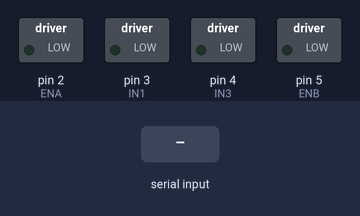
Recording of a sketch running on a simulated Arduino Uno, built with avr-gcc and run on an emulated ATmega328P. On the bench: switched loads named in the sketch (green lamp = pin HIGH). Inputs (shaded band) come from the test bench.

Above: at 1.2 s.
1.3 s: "F" received over the second serial link
At 2.4 s:
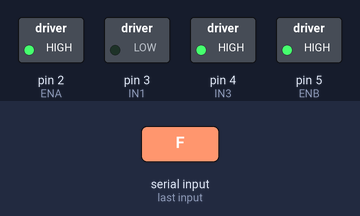
2.8 s: "B" received over the second serial link
At 3.5 s:
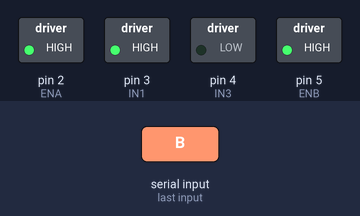
4.3 s: "L" received over the second serial link
At 4.7 s:
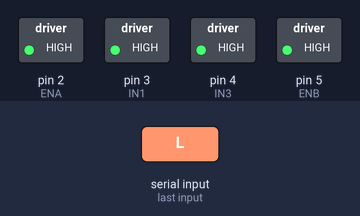
5.8 s: "R" received over the second serial link
At 7.0 s:
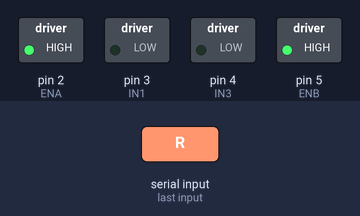
7.3 s: "S" received over the second serial link
At 8.2 s:
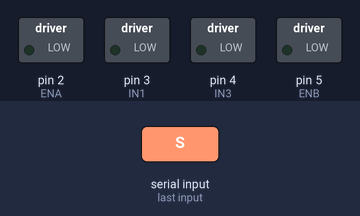
Timing chart, 0 to 9.8 s (numbered marks = the images above; inputs shaded):
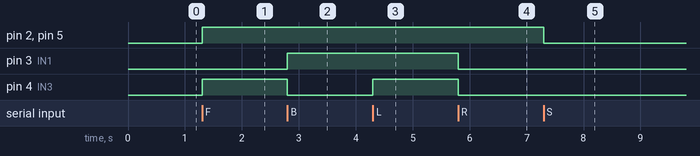

The sketch:

bt.ino
```cpp
#include <SoftwareSerial.h>
SoftwareSerial BT(0,1); // RX, TX recorder que se cruzan
// Motor 1
int ENA = 2;
int IN1 = 3;
//int IN2 = 4;
// Motor 2
int ENB = 5;
int IN3 = 4;
//int IN4 = 3;

void setup() {
 Serial.begin(9600);
 BT.begin(9600);
 pinMode (ENA, OUTPUT);
 pinMode (ENB, OUTPUT);
 pinMode (IN1, OUTPUT);
 //pinMode (IN2, OUTPUT);
 pinMode (IN3, OUTPUT);
 //pinMode (IN4, OUTPUT);
}
void loop() {
  if (BT.available()){
    char dato=BT.read();


    switch(dato){
      case 'F':
        Adelante();
        break;
      case 'B':
        Atras();
        break;
      case 'L':
        Derecha();
        break;
      case 'R':
        Izquierda();
        break;
      case 'S':
        Parar();
        break;
    }
  }
}
void Adelante (){
 //Dirección motor A
 digitalWrite (IN1, LOW);
 //digitalWrite (IN2, HIGH);
 analogWrite (ENA, 255); //Velocidad motor A
 //Dirección motor B
 digitalWrite (IN3, HIGH);
 //digitalWrite (IN4, LOW);
 analogWrite (ENB, 255); //Velocidad motor B
}
void Derecha (){
 //Dirección motor A
 digitalWrite (IN1, HIGH);
 //digitalWrite (IN2, LOW);
 analogWrite (ENA, 255); //Velocidad motor A
 //Dirección motor B
 digitalWrite (IN3, HIGH);
 //digitalWrite (IN4, LOW);
 analogWrite (ENB, 255); //Velocidad motor A
}
void Izquierda (){
 //Dirección motor A
 digitalWrite (IN1, LOW);
 //digitalWrite (IN2, HIGH);
 analogWrite (ENA, 255); //Velocidad motor A
 //Dirección motor B
 digitalWrite (IN3, LOW);
 //digitalWrite (IN4, HIGH);
 analogWrite (ENB, 255); //Velocidad motor A
}
void Atras (){
 //Dirección motor A
 digitalWrite (IN1, HIGH);
 //digitalWrite (IN2, LOW);
 analogWrite (ENA, 255); //Velocidad motor A
 //Dirección motor B
 digitalWrite (IN3, LOW);
 //digitalWrite (IN4, HIGH);
 analogWrite (ENB, 255); //Velocidad motor B
}
void Parar (){
 //Dirección motor A
 digitalWrite (IN1, LOW);
 //digitalWrite (IN2, LOW);
 analogWrite (ENA, 0); //Velocidad motor A
 //Dirección motor B
 digitalWrite (IN3, LOW);
 //digitalWrite (IN4, LOW);
 analogWrite (ENB, 0); //Velocidad motor A
}
```

Measured:
- after the input at 1.3 s, pin 2 (ENA), pin 4 (IN3), pin 5 (ENB): LOW → HIGH at once
- after the input at 2.8 s, pin 3 (IN1): LOW → HIGH at once; pin 4 (IN3): HIGH → LOW at once
- after the input at 4.3 s, pin 4 (IN3): LOW → HIGH at once
- after the input at 5.8 s, pin 3 (IN1), pin 4 (IN3): HIGH → LOW at once
- after the input at 7.3 s, pin 2 (ENA), pin 5 (ENB): HIGH → LOW at once
